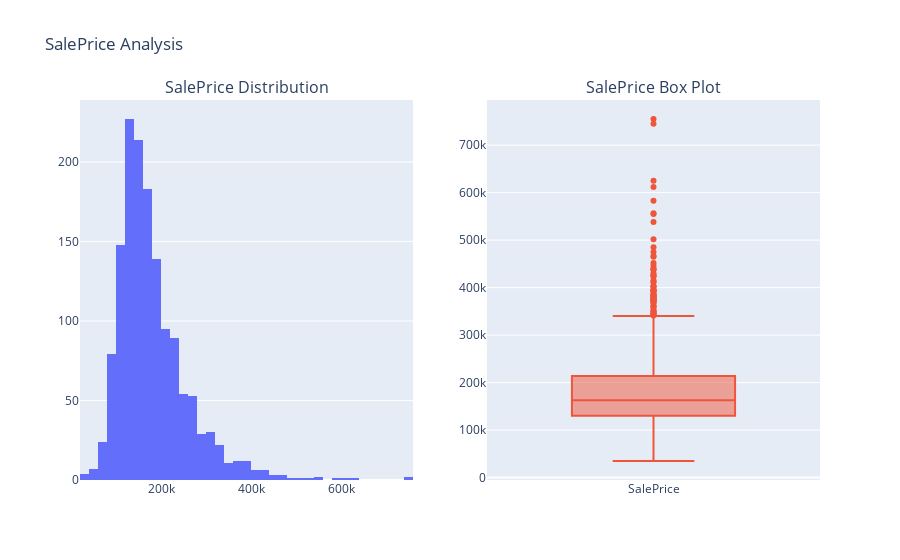

Notebook code cell kept with this figure:
### Markdown cell above
## Target Variable Analysis

### Code cell
# Analyse the target variable
if 'SalePrice' in data.columns:
    print("SALEPRICE ANALYSIS")

    # Remove any missing SalePrice values
    data_clean = data.dropna(subset=['SalePrice'])

    print(f"\nValid SalePrice records: {len(data_clean):,}")
    print(f"Average price: ${data_clean['SalePrice'].mean():,.0f}")
    print(f"Median price: ${data_clean['SalePrice'].median():,.0f}")
    print(f"Price range: ${data_clean['SalePrice'].min():,.0f} - ${data_clean['SalePrice'].max():,.0f}\n")

    # Visualize SalePrice distribution
    fig = make_subplots(rows=1, cols=2,
                        subplot_titles=['SalePrice Distribution', 'SalePrice Box Plot'])

    # Histogram
    fig.add_trace(
        go.Histogram(x=data_clean['SalePrice'], nbinsx=50, name='SalePrice'),
        row=1, col=1
    )

    # Box plot
    fig.add_trace(
        go.Box(y=data_clean['SalePrice'], name='SalePrice'),
        row=1, col=2
    )

    fig.update_layout(height=400, title_text="SalePrice Analysis", showlegend=False)
    fig.show()

else:
    print("SalePrice column not found in dataset!")

### Figure 1 — Plotly figure (JSON) as saved in the notebook; plotly's stock layout.template omitted (floating-point values rounded to 4 significant figures; data arrays with more than 128 entries replaced by an {"elided": "..."} marker saying what was removed)
{"data": [{"name": "SalePrice", "nbinsx": 50, "type": "histogram", "x": {"elided": "1460 int values"}, "xaxis": "x", "yaxis": "y"}, {"name": "SalePrice", "type": "box", "xaxis": "x2", "y": {"elided": "1460 int values"}, "yaxis": "y2"}], "layout": {"annotations": [{"font": {"size": 16}, "showarrow": false, "text": "SalePrice Distribution", "x": 0.225, "xanchor": "center", "xref": "paper", "y": 1, "yanchor": "bottom", "yref": "paper"}, {"font": {"size": 16}, "showarrow": false, "text": "SalePrice Box Plot", "x": 0.775, "xanchor": "center", "xref": "paper", "y": 1, "yanchor": "bottom", "yref": "paper"}], "autosize": true, "showlegend": false, "title": {"text": "SalePrice Analysis"}, "xaxis": {"anchor": "y", "autorange": true, "domain": [0, 0.45], "range": [20000.0, 760000.0], "type": "linear"}, "xaxis2": {"anchor": "y2", "autorange": true, "domain": [0.55, 1], "range": [-0.5, 0.5], "type": "category"}, "yaxis": {"anchor": "x", "autorange": true, "domain": [0, 1], "range": [0, 238.9]}, "yaxis2": {"anchor": "x2", "autorange": true, "domain": [0, 1], "range": [-5106.0, 795000.0], "type": "linear"}}}
